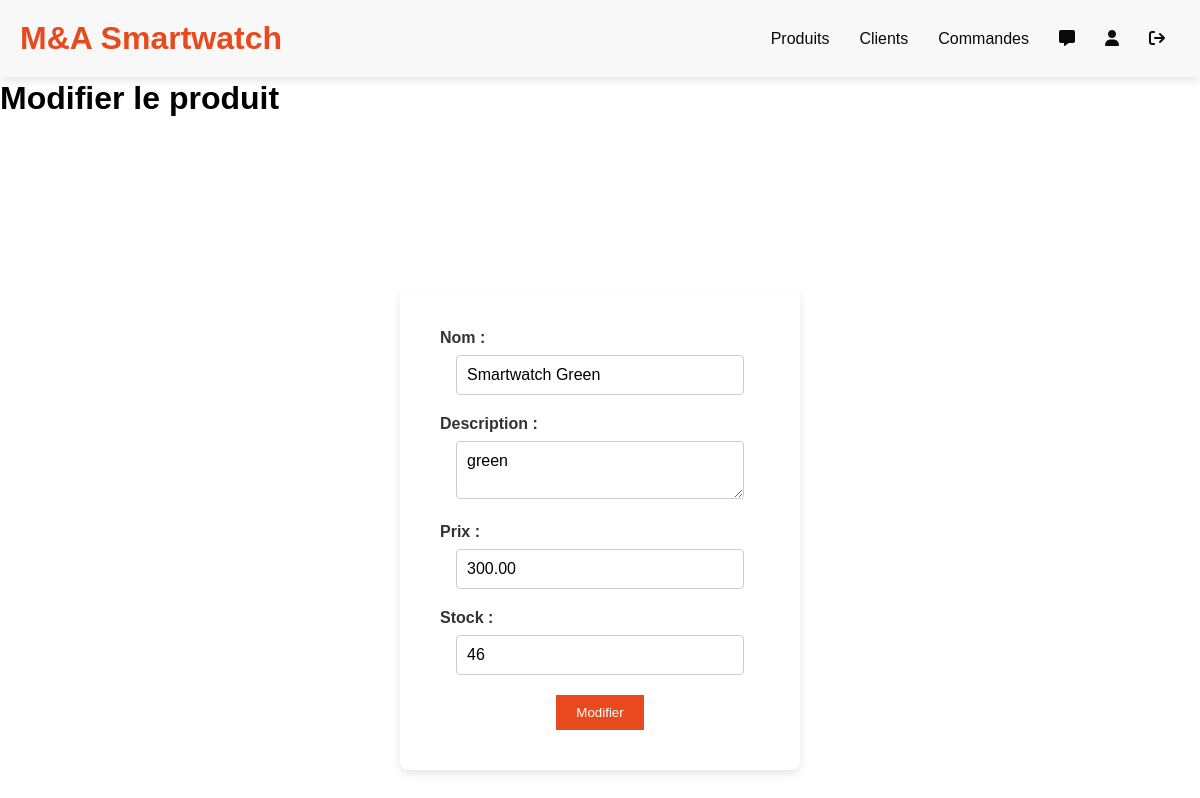
Screenshot of /admin/modifier_produit.php?id=1 (signed in) with the database file from the repository.
### tables this page shows
CREATE TABLE IF NOT EXISTS `produits` (
  `id` int NOT NULL AUTO_INCREMENT,
  `nom` varchar(255) DEFAULT NULL,
  `description` text,
  `prix` decimal(10,2) DEFAULT NULL,
  `image` varchar(255) DEFAULT NULL,
  `created_at` timestamp NULL DEFAULT CURRENT_TIMESTAMP,
  `stock` int NOT NULL DEFAULT '0',
  PRIMARY KEY (`id`)
);

### admin/modifier_produit.php (the view, shortened to what this page needs)
<?php
require_once '../connect/config.php';
$id = $_GET['id'];
$produit = $pdo->prepare('SELECT * FROM produits WHERE id = ?');
$produit->execute([$id]);
$produit = $produit->fetch(PDO::FETCH_ASSOC);
?>
<?php
include ('header.php');
?>
    <h1>Modifier le produit</h1>
    <form action="modifier_produit.php?id=<?= $id ?>" method="POST">
        <label for="nom">Nom :</label>
        <input type="text" id="nom" name="nom" value="<?= $produit['nom'] ?>" required>
        <label for="description">Description :</label>
        <textarea id="description" name="description" required><?= $produit['description'] ?></textarea>
        <label for="prix">Prix :</label>
        <input type="number" id="prix" name="prix" value="<?= $produit['prix'] ?>" required>
        <label for="stock">Stock :</label>
        <input type="number" id="stock" name="stock" value="<?= $produit['stock'] ?>" required>
        <button type="submit">Modifier</button>
    </form>
</body>
</html>

### css/style.css (style rules this page uses)
* { margin: 0; padding: 0; box-sizing: border-box; font-family: Arial, sans-serif; }
html, body { height: 100%; display: flex; flex-direction: column; }
body { padding-top: 80px; justify-content: space-between; }
button { background-color: #e8491d; color: #ffffff; border: none; padding: 10px 20px; cursor: pointer; transition: background 0.3s ease; }
form { background-color: #fff; padding: 40px; border-radius: 8px; box-shadow: 0 4px 8px rgba(0, 0, 0, 0.1); width: 100%; max-width: 400px; text-align: center; margin: 30px auto; }
form label { display: block; margin-bottom: 8px; font-weight: bold; color: #333; text-align: left; }
form input, form textarea { width: 90%; padding: 10px; margin-bottom: 20px; border: 1px solid #ccc; border-radius: 4px; font-size: 16px; }

### rows the page displays
produits: nom "Smartwatch Green", description "green", prix "300.00", stock "46"
